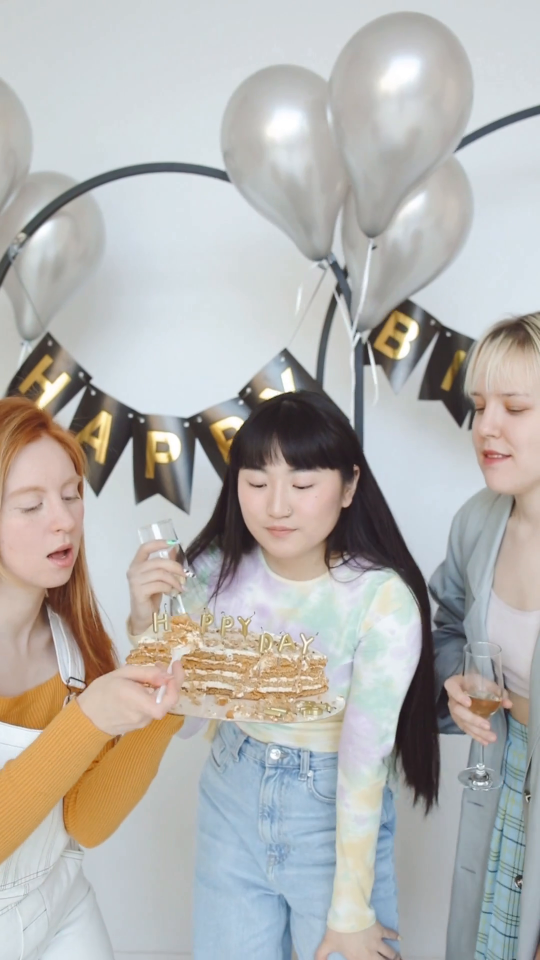
#> input picture frame 7 of video_islemleri/parti.mp4, 1080 x 1920 px (shown at 1/2 size)
$ python klttabanlioptikakis.py
#> lines starting #> are read from the running program, lines starting #| are printed output that depends on the picture

#belirli bir videodaki renklerin yoğunluğunu tespit etme

import cv2 as cv
import numpy as np

#boyutunu değiştirme
def rescale(frame, scale=0.4):
    width = int(frame.shape[1] * scale)
    height = int(frame.shape[0] * scale)

    boyut = (width, height)
    return cv.resize(frame, boyut, interpolation=cv.INTER_AREA)

cap=cv.VideoCapture("parti.mp4")
ret,  frame1=cap.read()
#> frame1 is the input picture: shape (1920, 1080, 3); mean B, G, R 175.1, 178.1, 179.7
frame1 = rescale(frame1)

prvs=cv.cvtColor(frame1, cv.COLOR_BGR2GRAY)

#Bu işlem, RGB renk uzayında yüksek doyumlu piksellerin HSV uzayında daha belirgin hale gelmesini sağlar.
hsv=np.zeros_like(frame1)
hsv[...,1]=255


def dense_opt_flow(hsv,prvs):
    while 1:
        ret,frame2=cap.read()
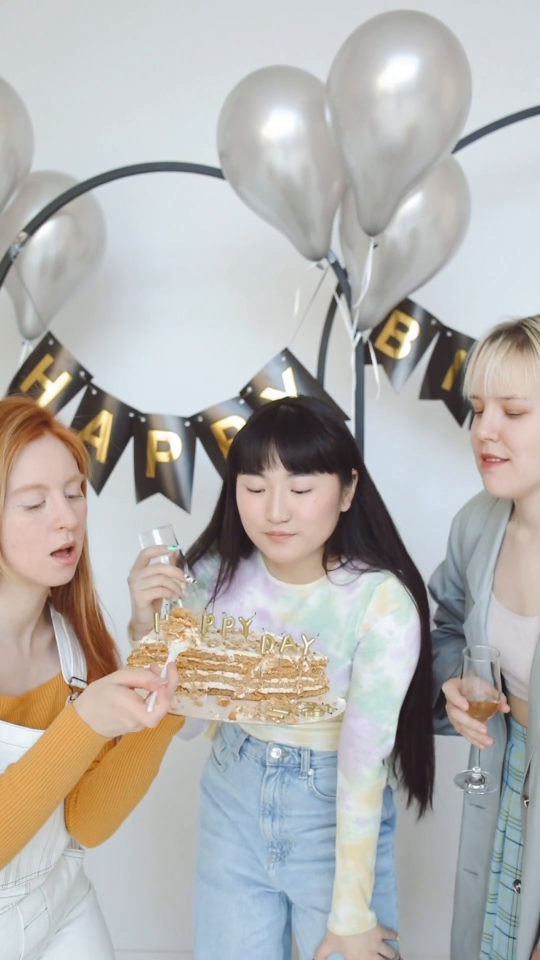
#> input picture frame 8 of video_islemleri/parti.mp4, 1080 x 1920 px (shown at 1/2 size)
#> frame2 is the input picture: shape (1920, 1080, 3); mean B, G, R 174.9, 177.7, 179.5
        frame2 = rescale(frame2)
        nextt=cv.cvtColor(frame2,cv.COLOR_BGR2GRAY)
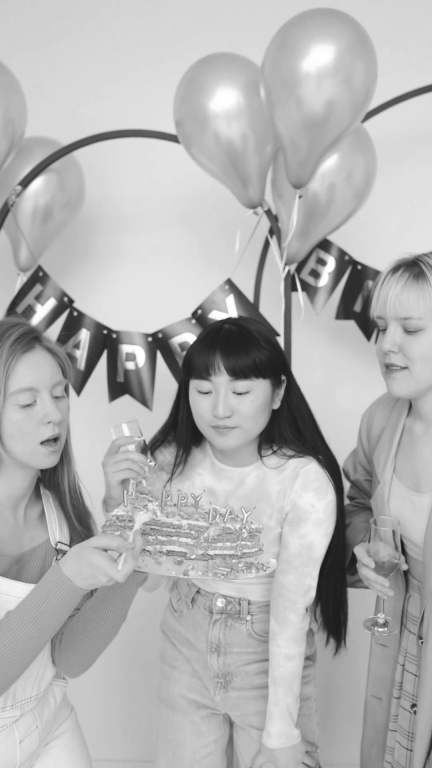
#> nextt: shape (768, 432); min 23, max 255, mean 178
        flow=cv.calcOpticalFlowFarneback(prvs,nextt,None,0.5,3,15,3,5,1.2,0)
        mag,ang=cv.cartToPolar(flow[...,0],flow[...,1])
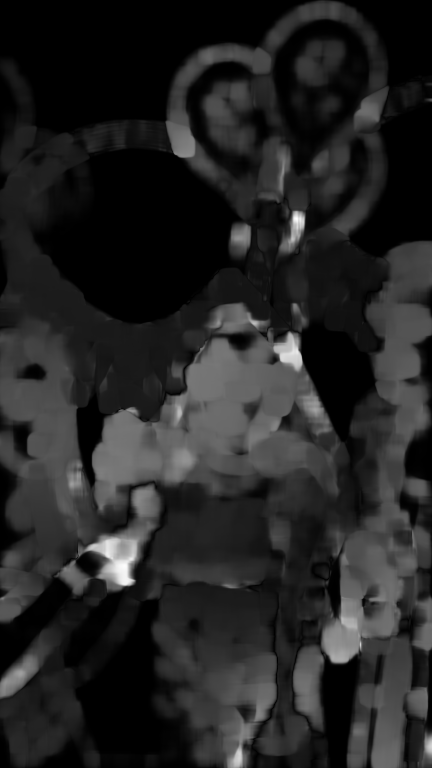
#> mag: shape (768, 432) float32; min 1.6e-14, max 9.68, mean 1.4; drawn with min black and max white
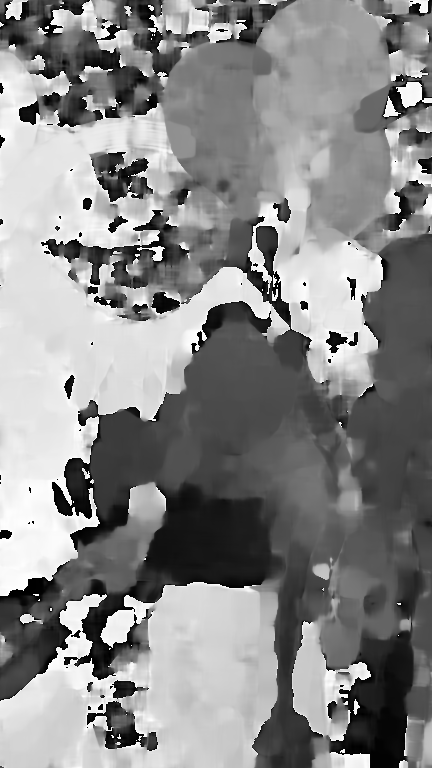
#> ang: shape (768, 432) float32; min 4.43e-05, max 6.28, mean 3.37; drawn with min black and max white
        hsv[...,0]=ang*180/np.pi/2
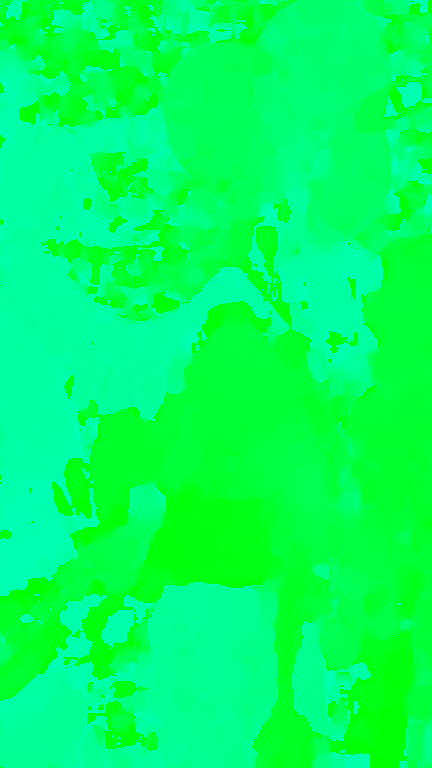
#> hsv: shape (768, 432, 3); mean of channels 0, 1, 2 96.1, 255, 0; drawn as B, G, R
        hsv[...,2]=cv.normalize(mag,None,0,255,cv.NORM_MINMAX)
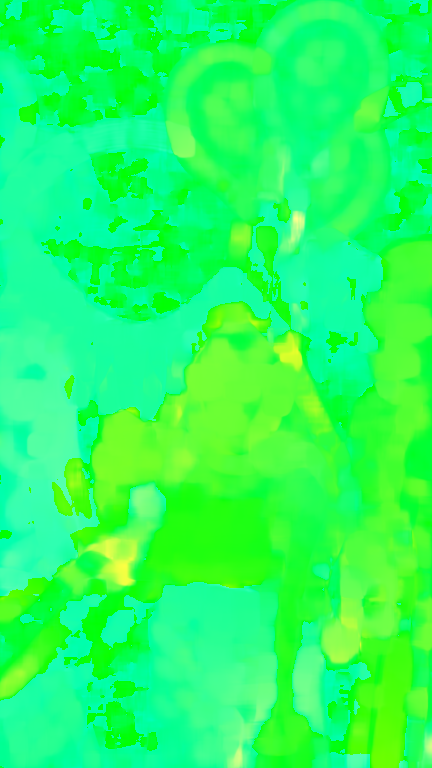
#> hsv: shape (768, 432, 3); mean of channels 0, 1, 2 96.1, 255, 36.5; drawn as B, G, R
        bgr=cv.cvtColor(hsv, cv.COLOR_HSV2BGR)
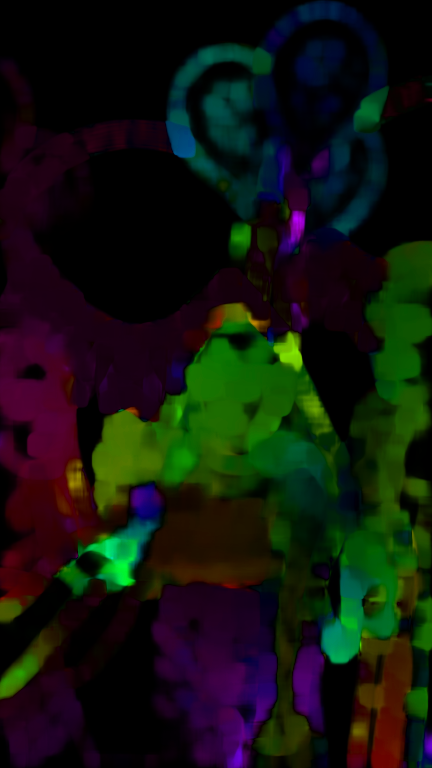
#> bgr: shape (768, 432, 3); mean B, G, R 13.4, 21.9, 17.7
        cv.imshow("frame2",bgr)
        cv.imshow("frame1",frame2)
        k=cv.waitKey(24) & 0xff
#> (key Esc is pressed here)
        if k==24:
            break
        prvs=nextt

dense_opt_flow(hsv,prvs)


"""
Bu kod, optik akış hesaplamasını (optical flow) gerçekleştirir ve görselleştirir.
İlk olarak, "dense_opt_flow" adlı bir fonksiyon tanımlanır ve bu fonksiyon "hsv" ve "prvs" değişkenleriyle çağrılır.
Bu değişkenler, önceki kare (frame) ve HSV görüntüsünü tutarlar.

Daha sonra, bir döngü oluşturulur ve kameradan gelen yeni bir kare ("frame2") okunur ve yeniden boyutlandırılır.
 Ardından, "cv.cvtColor" işlevi kullanılarak, "frame2" görüntüsü BGR renk uzayından gri ölçekteki (gray scale) bir görüntüye dönüştürülür.

"cv.calcOpticalFlowFarneback" işlevi kullanılarak, optik akış vektörleri ("flow") hesaplanır.
Bu işlevin argümanları, optik akış algoritmasının parametreleridir ve burada "calcOpticalFlowFarneback" işlevi,
Farneback yöntemini kullanarak optik akışı hesaplar. Bu yöntem, piksel tabanlı bir yaklaşım kullanarak hareketin tespit edilmesini sağlar.

Sonra, "cv.cartToPolar" işlevi kullanılarak, "flow" dizisi kutup (polar) koordinatlara dönüştürülür.
Bu işlev, her bir piksel için hareket yönü (angle) ve büyüklüğünü (magnitude) hesaplar ve "mag" ve "ang" değişkenlerinde saklar.

"hsv" dizisinin ton (hue) bileşeni, "ang" dizisinden elde edilen açı değerleriyle güncellenir.
 Bu işlem, piksellerin hareket yönüne göre renklendirilmesini sağlar. "hsv" dizisinin değer (value) bileşeni,"mag" dizisinin normalize edilmiş
(min-max normalizasyonu) değerleriyle güncellenir. Bu işlem, hareketin büyüklüğüne göre piksellerin parlaklığının ayarlanmasını sağlar.

Son olarak, "cv.cvtColor" işlevi kullanılarak, "hsv" görüntüsü BGR renk uzayına dönüştürülür
ve "frame2" ve "bgr" görüntüleri "cv.imshow" işlevi kullanılarak ekrana yazdırılır.
Döngü, bir tuşa basıldığında veya 24 ms geçtiğinde durdurulur.

"""

$ run again, starting later in the video
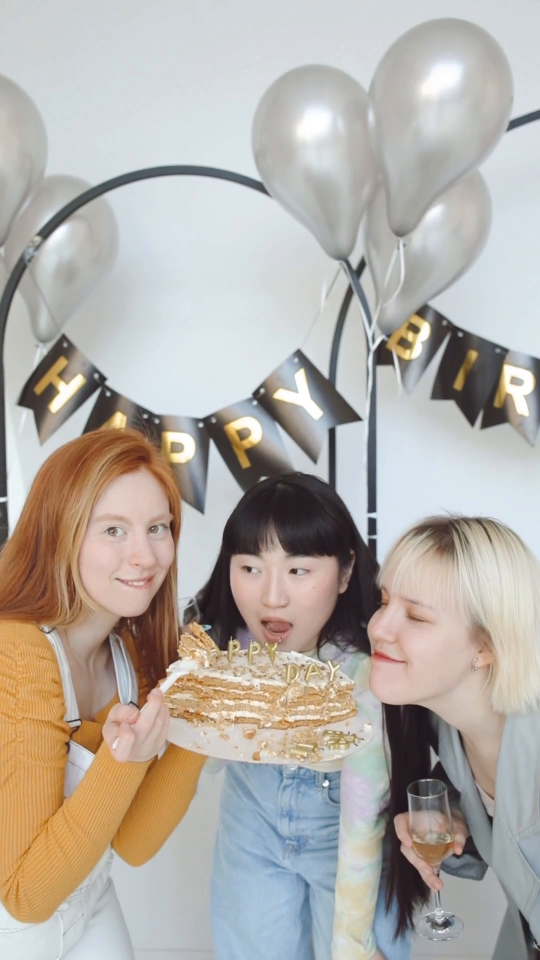
#> input picture frame 57 of video_islemleri/parti.mp4, 1080 x 1920 px (shown at 1/2 size)
#> frame1 is the input picture: shape (1920, 1080, 3); mean B, G, R 166.9, 173.2, 179
#> in dense_opt_flow, `hsv[...,2]=cv.normalize(mag,None,0,255,cv.NORM_MINMAX)`:
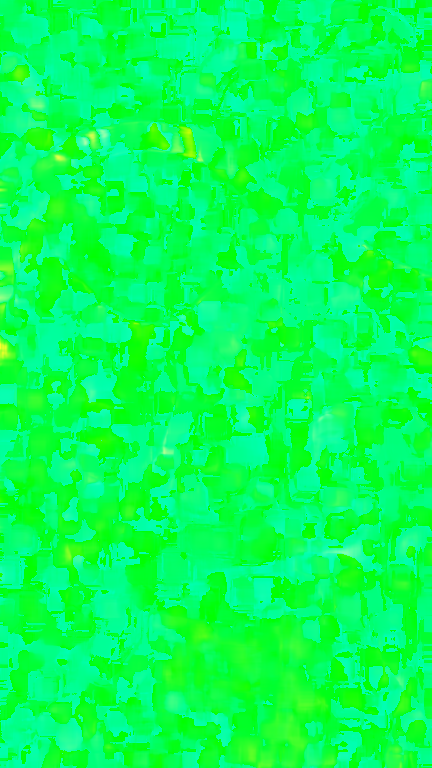
#> hsv: shape (768, 432, 3); mean of channels 0, 1, 2 88.7, 255, 5.4; drawn as B, G, R
#> in dense_opt_flow, `bgr=cv.cvtColor(hsv, cv.COLOR_HSV2BGR)`:
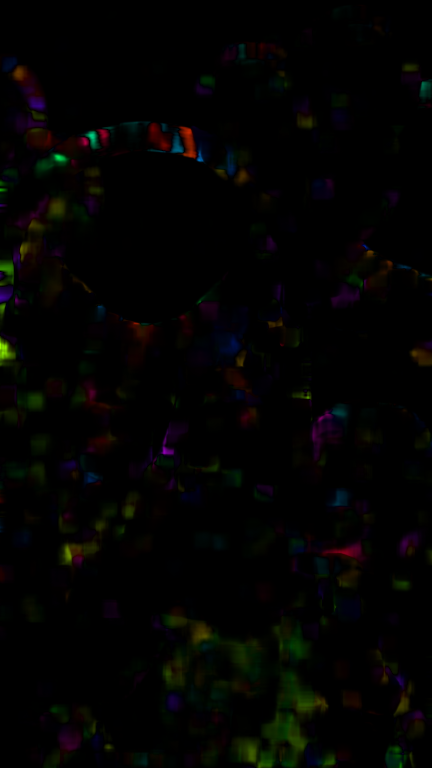
#> bgr: shape (768, 432, 3); mean B, G, R 1.8, 3, 3.2
